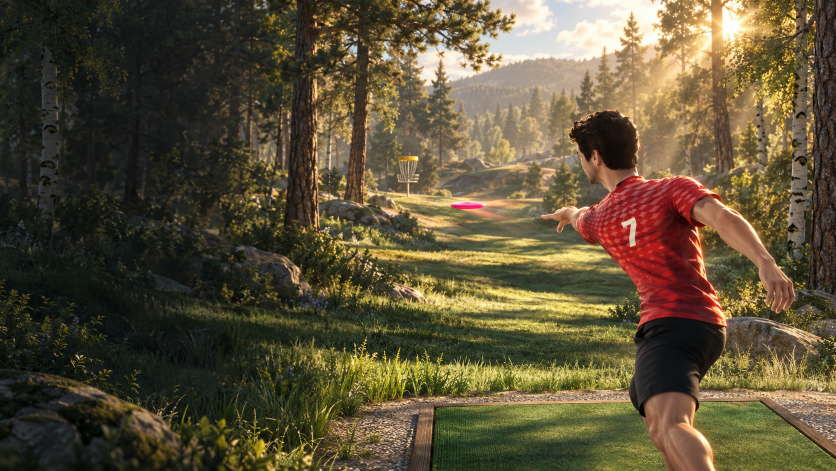
#> input picture art/keyart/chatgpt-keyart-wide.jpg, 1672 x 941 px (shown at 1/2 size)
$ python -i prep.py   (imports and definitions only)
#> lines starting #> are read from the running program, lines starting #| are printed output that depends on the picture
"""Blind A/B pairs for the gauntlet critics: our captures against Disc Golf Masters' 1080p frames.

  python tools/gauntlet/prep.py <label> <capture_dir> [--pieces all|stills|motion|a,b,c] [--k 2] [--start 0]

<capture_dir> holds phone/ (capture.mjs --size 960x540 --dpr 2 --mobile --quality low), desktop/ (--size 1920x1080
--quality high) and motion/ (capture-motion.mjs) - see tools/gauntlet/BRIEF.md. Reference frames come from
tools/gauntlet/refs.py; motion strips are cut straight from the 1080p60 video at the events in tools/gauntlet/dgm-events.json.
Writes art/qa/judge/<label>/<piece>-<i>/{prompt.md, A.jpg, B.jpg} and prints the key as JSON on stdout
({piece: [{"prompt": path, "ours": "A"|"B"}]}). The key never touches disk next to the images, so a critic cannot read it.
Vote i puts ours in slot A when (start + i) is even and B when odd: critics favour one slot per piece, so a piece is
always judged in order-swapped pairs.
"""
import argparse, json, pathlib, subprocess, sys
from PIL import Image

ROOT = pathlib.Path(__file__).resolve().parents[2]
def _main_checkout():   # art/reference is gitignored, so a builder's worktree reads the frames from the main checkout
    git = subprocess.run(['git', 'rev-parse', '--path-format=absolute', '--git-common-dir'], capture_output=True, text=True, cwd=ROOT).stdout.strip()
    return pathlib.Path(git).parent if git else ROOT
# [1 line that did not run here, left out]
# [1 line that did not run here, left out]
EVENTS = json.loads((ROOT / 'tools/gauntlet/dgm-events.json').read_text())   # seconds in the reference video, read off frame sheets
#> (reads tools/gauntlet/dgm-events.json from the repository)

# piece: (our [tier/moment] list, reference frame list, what to judge, crop or None). Vote i uses ours[i % n] and refs[i % n].
STILLS = {
    'ground': (['phone/tee', 'phone/putt'], ['tee-hole1', 'putt-b', 'tee-hole2-b'],
               'the GROUND: turf and grass blades, dirt paths, leaf litter, gravel, the tee pad. Realism, detail near and mid distance, variation, how grass meets paths and objects.'),
    'light': (['phone/tee'], ['tee-hole1', 'tee-hole2', 'tee-hole3-b'],
              'SUNLIGHT AND SKY: the sun\'s direction and warmth, cast shadows, sunlit-versus-shade contrast, the sky and clouds, exposure and colour grade.'),
    'haze': (['phone/putt'], ['putt', 'putt-b'],
             'ATMOSPHERE AND SHADOWS: aerial perspective with distance, the shapes and softness of shadows under trees, how near, mid and far layers separate.'),
    'trees': (['phone/tee', 'phone/flyover'], ['tee-hole1', 'flyover-2', 'tee-hole2-b'],
              'TREES AND FOLIAGE: leaf density and translucency, branch structure, bark, silhouettes against the sky, variety, how the forest edge reads.'),
    'athlete': (['phone/tee'], ['tee-hole1', 'tee-hole1-b', 'tee-side'],
                'THE PLAYER CHARACTER: body proportions, face, skin, hair, clothing fabric, hands and grip on the disc, how natural the pose is.'),
    'props': (['phone/tee'], ['tee-hole1', 'tee-hole2', 'tee-hole3-b'],
              'SET DRESSING: banners, arch, signs, vehicles, tents, fences, bags. Materials, scale, and how grounded each object is (contact shadows).'),
    'camera': (['phone/putt'], ['putt', 'putt-b'],
               'CAMERA FRAMING of a putt: composition, lens, camera height, how readable the basket is, where the player sits in frame.'),
    'hud': (['phone/tee'], ['tee-hole1', 'tee-hole2-b'],
            'THE HUD: legibility, polish, hierarchy, how it sits on the image, how premium it feels. Ignore what the text says.'),
    'intro': (['phone/flyover'], ['flyover-1', 'flyover-a', 'flyover-b'],
              'A HOLE-INTRO FLYOVER frame: composition, typography, how cinematic it feels.'),
    'scorecard': (['phone/scorecard'], ['scorecard', 'scorecard-b'],
                  'THE SCORECARD SCREEN: layout, legibility, polish, how it sits over the backdrop. Ignore names and numbers.'),
    'menu': (['phone/menu'], ['menu'],
             'THE MAIN MENU: presentation of the character and options, typography, polish, premium feel. Ignore names and text content.'),
    'd-look': (['desktop/tee', 'desktop/putt'], ['tee-hole1', 'putt-b', 'tee-hole2'],
               'OVERALL REALISM AND PRODUCTION VALUE of the whole frame, as a player on a big monitor would see it.'),
}
STYLE = (' The two games have different art styles, one stylized and one realistic: do not reward or punish either style; '
         'judge how well each one executes its own.')
# Fortnite, the second bar: reference names starting "fn/" come from art/reference/fortnite/frames (tools/gauntlet/refs.py).
# [10 lines not run here, left out]
CRISP = {   # judged on 1:1 native-resolution crops, not the whole frame
    'crisp': (['phone/tee', 'phone/putt'], ['tee-hole1', 'putt-b'], 'phone'),
    'd-crisp': (['desktop/tee', 'desktop/putt'], ['tee-hole1', 'putt-b'], 'desktop'),
    'fn-crisp': (['phone/tee', 'phone/putt'], ['fn/ip-1', 'fn/ip-3'], 'phone'),
}
CRISP_TEXT = ('IMAGE QUALITY AT NATIVE RESOLUTION, nothing else: stair-stepped (jaggy) edges, pixelation, blocky or blurry-upscaled '
              'texture, hard one-pixel cut-out edges on leaves, grass and hair, thin lines that break into dots, shadow edges that '
              'step. The cleaner, more filmic, more anti-aliased image wins. Ignore video-compression artifacts (soft smearing, '
              '8x8 macro-block patches) - one image is a frame of compressed video. Ignore art direction, colour and content.')
MOTION = {   # piece: (clip, reference event span, how ours is sampled, what to judge)
    'm-throw': ('drive', 'throw', 'THE THROWING ANIMATION, read left to right then top to bottom at fixed 0.15 s steps: the reach-back, the hip-led pull-through, the arm wrapping across the body, the release and the follow-through. Body mechanics and naturalness, not graphics.'),
    'm-flight': ('drive', 'flight', 'DISC FLIGHT AND THE FOLLOW CAMERA, sampled evenly from release to landing: is the disc visible and readable, does the camera follow smoothly without clipping into scenery, does the landing read.'),
    'm-putt': ('putt', 'putt', 'THE PUTT, at 0.3 s steps from just before release: the stroke along the target line, the camera holding one clear shot behind the thrower, the disc reaching the basket.'),
    'm-intro': ('flyover', 'intro', 'THE HOLE-INTRO CAMERA MOVE, sampled evenly over the flyover: does it show the hole from tee to basket, is the path smooth and cinematic, does it avoid clipping into trees.'),
}
ALL = list(STILLS) + list(CRISP) + list(MOTION)

PROMPT = """You are a harsh critic judging two screenshots from two different 3D disc golf video games.
Praise is not useful. Do not assume either is the better or more expensive game; judge only what you see.

Open these two images with the Read tool:
  Image A: {a}
  Image B: {b}
{extra}
Judge ONLY this: {what}

Ignore everything else, including names, logos, sponsors, which course it is, and the language of any text.
Decide which image is better at this one thing. Then answer in exactly this form:
WINNER: A or B
MARGIN: narrow, clear or decisive
WHY: one or two sentences naming concrete visible differences, with where in the frame they are.
LOSER_GAP: the single biggest thing that makes the losing image worse at this, specific and visible.
LOSER_FIX: what would most improve the losing image on this point, concretely.
WINNER_WEAKNESS: the winning image's most visible flaw on this point.
"""

def fit(im, size=(1280, 720)):
    return im.convert('RGB').resize(size, Image.LANCZOS)

def ref_frame(name):
    if name.startswith('fn/'): return Image.open(REF.parent / 'fortnite/frames' / f'{name[3:]}.jpg')
    return Image.open(REF / 'frames' / f'{name}.jpg')

# [9 lines left out: functions video_frame, strip, not called in this run]

def crop_native(im):   # the middle-upper 960x540 of a 1920x1080 frame, at 1:1: foliage, arch and athlete edges
    im = im.convert('RGB')
    if im.size != (1920, 1080): im = im.resize((1920, 1080), Image.LANCZOS)
    return im.crop((480, 140, 1440, 680))

# [46 lines left out: functions ours_motion, ref_motion, main, not called in this run]

# [2 lines not run here, left out]

>>> from PIL import Image
>>> picture = Image.open('../../art/keyart/chatgpt-keyart-wide.jpg')
#> picture is the input picture: PIL image 1672x941 RGB; mean R, G, B 92.5, 81.1, 56.1
>>> result = crop_native(picture)
#> in crop_native, `return im.crop((480, 140, 1440, 680))`:
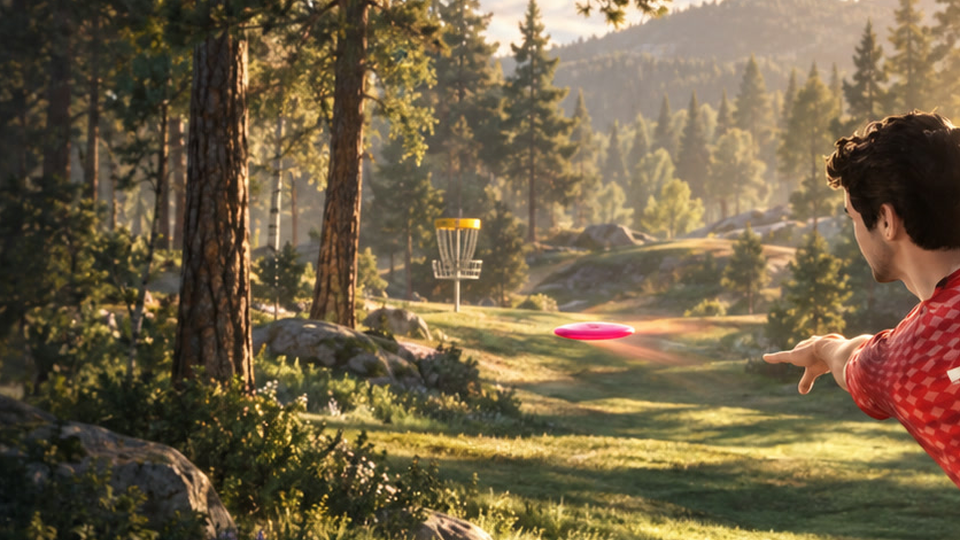
#> returned value: PIL image 960x540 RGB; mean R, G, B 113.8, 97.5, 70
